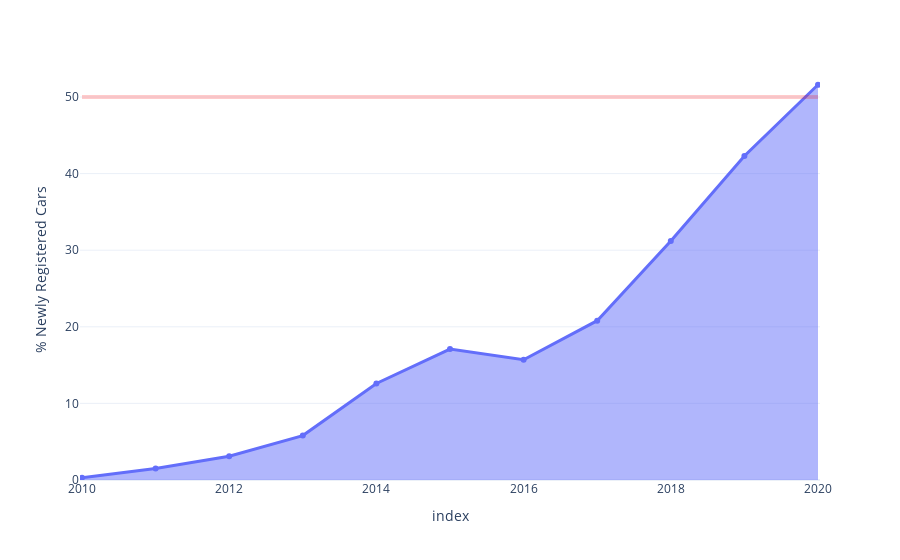

Source (notebook cell):
### Code cell
fig = px.area(df, x=df.index, y='% Newly Registered Cars', template='plotly_white',
)
fig.update_traces(line=dict(width=3), mode='lines+markers')
fig.update_xaxes(showgrid=False)

fig.add_shape(x0=2010, x1=2020, y0=50, y1=50, line=dict(color='red', width=4),opacity=.2)

### Figure 1 — Plotly figure (JSON) as saved in the notebook; plotly's stock layout.template omitted (floating-point values rounded to 4 significant figures)
{"data": [{"hovertemplate": "index=%{x}<br>% Newly Registered Cars=%{y}<extra></extra>", "legendgroup": "", "line": {"color": "#636efa", "width": 3}, "mode": "lines+markers", "name": "", "orientation": "v", "showlegend": false, "stackgroup": "1", "type": "scatter", "x": [2010, 2011, 2012, 2013, 2014, 2015, 2016, 2017, 2018, 2019, 2020], "xaxis": "x", "y": [0.3, 1.5, 3.1, 5.8, 12.6, 17.1, 15.7, 20.8, 31.2, 42.3, 51.6], "yaxis": "y"}], "layout": {"legend": {"tracegroupgap": 0}, "margin": {"t": 60}, "shapes": [{"line": {"color": "red", "width": 4}, "opacity": 0.2, "x0": 2010, "x1": 2020, "y0": 50, "y1": 50}], "xaxis": {"anchor": "y", "domain": [0, 1], "showgrid": false, "title": {"text": "index"}}, "yaxis": {"anchor": "x", "domain": [0, 1], "title": {"text": "% Newly Registered Cars"}}}}
